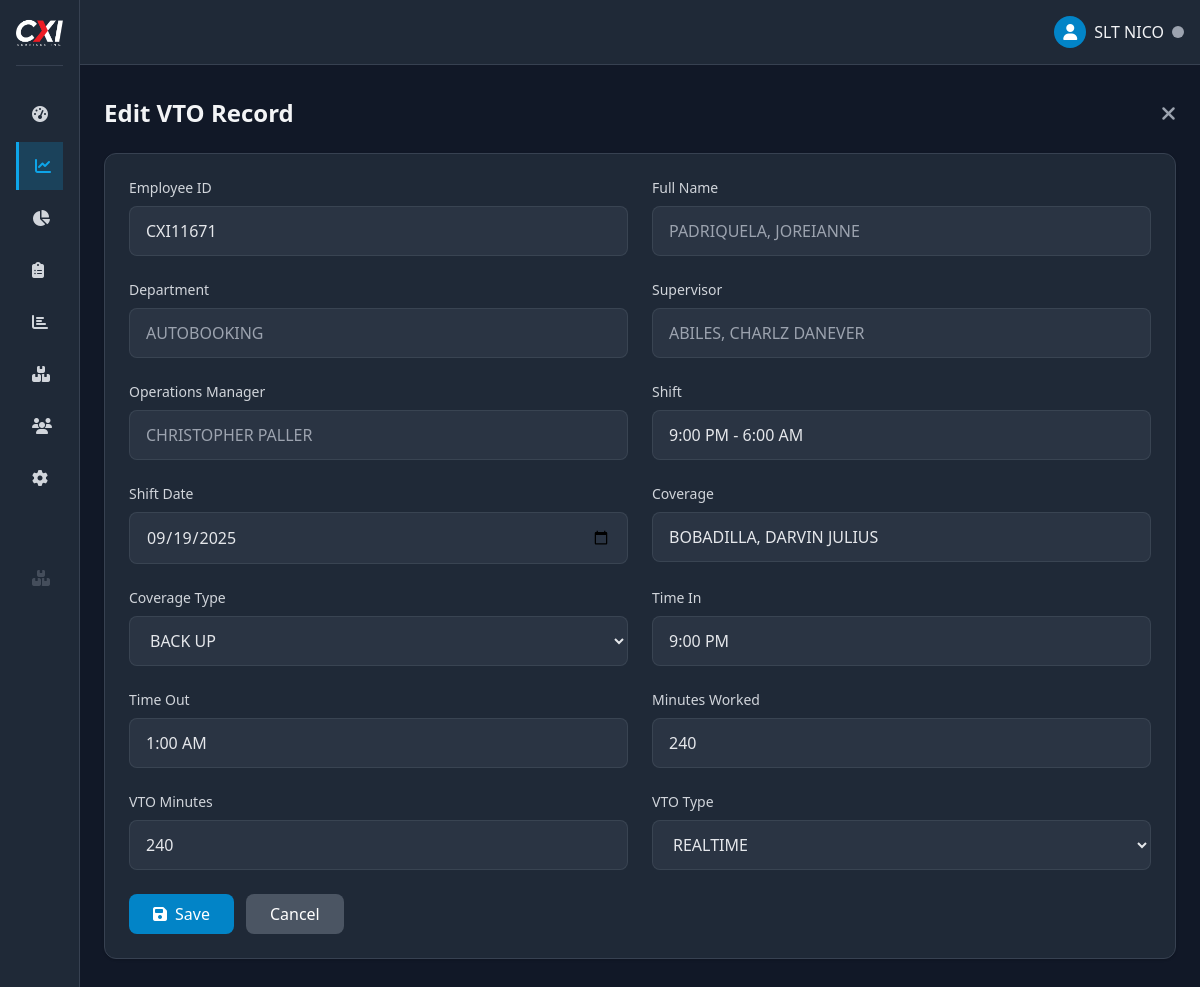
The app's page /admin/vto_form.php?id=463 (signed in) with its own data.
### tables this page shows
CREATE TABLE `vto_tracker` (
  `id` int(11) NOT NULL,
  `shift_date` date NOT NULL,
  `month` varchar(20) DEFAULT NULL,
  `employee_id` varchar(50) DEFAULT NULL,
  `full_name` varchar(100) DEFAULT NULL,
  `department` varchar(100) DEFAULT NULL,
  `supervisor` varchar(100) DEFAULT NULL,
  `operation_manager` varchar(100) DEFAULT NULL,
  `shift` varchar(50) DEFAULT NULL,
  `coverage` varchar(50) DEFAULT NULL,
  `coverage_type` varchar(50) DEFAULT NULL,
  `time_in` text DEFAULT NULL,
  `time_out` text DEFAULT NULL,
  `mins_of_work` int(11) DEFAULT NULL,
  `vto_mins` int(11) DEFAULT NULL,
  `vto_type` varchar(50) DEFAULT NULL,
  `timestamp` varchar(20) DEFAULT NULL,
  `sub_name` varchar(100) DEFAULT NULL,
  `created_at` datetime DEFAULT current_timestamp(),
  `email_sent` tinyint(1) DEFAULT 0,
  `email_sent_at` datetime DEFAULT NULL,
  `ir_form` varchar(20) DEFAULT 'PENDING'
);

### admin/vto_form.php (the view, shortened to what this page needs)
<?php
require_once '../includes/functions.php';
$action = isset($_GET['action']) ? $_GET['action'] : '';
$id = isset($_GET['id']) ? (int)$_GET['id'] : 0;
$record = null;
if ($id > 0) {
    try {
        $stmt = $pdo->prepare("SELECT * FROM vto_tracker WHERE id = ?");
        $stmt->execute([$id]);
        $record = $stmt->fetch();
    } catch (PDOException $e) {
        $_SESSION['error'] = "Error fetching record: " . $e->getMessage();
        redirect('attendance.php?tab=vto');
    }
} elseif ($action !== 'create') {
    redirect('attendance.php?tab=vto');
}
require_once '../components/layout.php';
?>
<div class="pt-2 min-h-screen">
    <main class="p-6">
        <div class="flex justify-between items-center mb-6">
            <h1 class="text-2xl font-bold"><?= $id ? 'Edit VTO Record' : 'Add VTO Record' ?></h1>
            <a href="attendance.php?tab=vto" class="text-gray-400 hover:text-white">
                <i class="fas fa-times fa-lg"></i>
            </a>
        </div>
        <div class="bg-gray-800 rounded-xl border border-gray-700 p-6 shadow">
            <form method="POST">
                <div class="grid grid-cols-1 md:grid-cols-2 gap-6">
                    <div>
                        <label for="employee_id" class="block text-sm font-medium text-gray-300 mb-2">Employee ID</label>
                        <input type="text" id="employee_id" name="employee_id" style="text-transform: uppercase;"
                            class="w-full px-4 py-3 bg-gray-700/50 border border-gray-600/50 rounded-lg text-gray-200"
                            value="<?= $record ? htmlspecialchars($record['employee_id']) : '' ?>" required
                            onchange="fetchEmployeeDetails(this.value)"
                            autocomplete="off">
                    </div>
                    <div>
                        <label for="full_name" class="block text-sm font-medium text-gray-300 mb-2">Full Name</label>
                        <input type="text" id="full_name" name="full_name" style="text-transform: uppercase;" readonly
                               class="w-full px-4 py-3 bg-gray-700/50 border border-gray-600/50 rounded-lg text-gray-400"
                               value="<?= $record ? htmlspecialchars($record['full_name']) : '' ?>">
                    </div>
                    <div>
                        <label for="department" class="block text-sm font-medium text-gray-300 mb-2">Department</label>
                        <input type="text" id="department" name="department" style="text-transform: uppercase;" readonly
                               class="w-full px-4 py-3 bg-gray-700/50 border border-gray-600/50 rounded-lg text-gray-400"
                               value="<?= $record ? htmlspecialchars($record['department']) : '' ?>">
                    </div>
                    <div>
                        <label for="supervisor" class="block text-sm font-medium text-gray-300 mb-2">Supervisor</label>
                        <input type="text" id="supervisor" name="supervisor" style="text-transform: uppercase;" readonly
                               class="w-full px-4 py-3 bg-gray-700/50 border border-gray-600/50 rounded-lg text-gray-400"
                               value="<?= $record ? htmlspecialchars($record['supervisor']) : '' ?>">
                    </div>
                    <div>
                        <label for="operation_manager" class="block text-sm font-medium text-gray-300 mb-2">Operations Manager</label>
                        <input type="text" id="operation_manager" name="operation_manager" style="text-transform: uppercase;" readonly
                               class="w-full px-4 py-3 bg-gray-700/50 border border-gray-600/50 rounded-lg text-gray-400"
                               value="<?= $record ? htmlspecialchars($record['operation_manager']) : '' ?>">
                    </div>
                    <div>
                        <label for="shift" class="block text-sm font-medium text-gray-300 mb-2">Shift</label>
                        <input type="text" id="shift" name="shift" style="text-transform: uppercase;"
                               class="w-full px-4 py-3 bg-gray-700/50 border border-gray-600/50 rounded-lg text-gray-200"
                               value="<?= $record ? htmlspecialchars($record['shift']) : '' ?>" required>
                    </div>
<div>
                            <label for="shift_date" class="block text-sm font-medium text-gray-300 mb-2">Shift Date</label>
                            <input type="date" id="shift_date" name="shift_date" style="text-transform: uppercase;"
                                   class="w-full px-4 py-3 bg-gray-700/50 border border-gray-600/50 rounded-lg text-gray-200"
                                   value="<?= $record ? htmlspecialchars($record['shift_date']) : '' ?>" required>
                        </div>
                    <div>
                        <label for="coverage" class="block text-sm font-medium text-gray-300 mb-2">Coverage</label>
                        <input type="text" id="coverage" name="coverage" style="text-transform: uppercase;"
                               class="w-full px-4 py-3 bg-gray-700/50 border border-gray-600/50 rounded-lg text-gray-200"
                               value="<?= $record ? htmlspecialchars($record['coverage']) : '' ?>" required>
                    </div>
                    <div>
                        <label for="coverage_type" class="block text-sm font-medium text-gray-300 mb-2">Coverage Type</label>
                        <select id="coverage_type" name="coverage_type"
                                class="w-full px-4 py-3 bg-gray-700/50 border border-gray-600/50 rounded-lg text-gray-200" required>
                            <option value="BACK UP" <?= $record && $record['coverage_type'] === 'BACK UP' ? 'selected' : '' ?>>BACK UP</option>
                        </select>
                    </div>
                    <div>
                        <label for="time_in" class="block text-sm font-medium text-gray-300 mb-2">Time In</label>
                        <input type="text" id="time_in" name="time_in" style="text-transform: uppercase;"
                               class="w-full px-4 py-3 bg-gray-700/50 border border-gray-600/50 rounded-lg text-gray-200"
                               value="<?= $record ? htmlspecialchars($record['time_in']) : '' ?>" required>
                    </div>
                    <div>
                        <label for="time_out" class="block text-sm font-medium text-gray-300 mb-2">Time Out</label>
                        <input type="text" id="time_out" name="time_out" style="text-transform: uppercase;"
                               class="w-full px-4 py-3 bg-gray-700/50 border border-gray-600/50 rounded-lg text-gray-200"
                               value="<?= $record ? htmlspecialchars($record['time_out']) : '' ?>" required>
                    </div>
                    <div>
                    <label for="mins_of_work" class="block text-sm font-medium text-gray-300 mb-2">Minutes Worked</label>
                        <input type="number" id="mins_of_work" name="mins_of_work" readonly
                            class="w-full px-4 py-3 bg-gray-700/50 border border-gray-600/50 rounded-lg text-gray-200"
                            value="<?= $record ? htmlspecialchars($record['mins_of_work']) : '' ?>" required>
                    </div>
                    <div>
                        <label for="vto_mins" class="block text-sm font-medium text-gray-300 mb-2">VTO Minutes</label>
                        <input type="number" id="vto_mins" name="vto_mins"
                            class="w-full px-4 py-3 bg-gray-700/50 border border-gray-600/50 rounded-lg text-gray-200"
                            value="<?= $record ? htmlspecialchars($record['vto_mins']) : '' ?>" required>
                    </div>
                    <div>
                        <label for="vto_type" class="block text-sm font-medium text-gray-300 mb-2">VTO Type</label>
                        <select id="vto_type" name="vto_type"
                                class="w-full px-4 py-3 bg-gray-700/50 border border-gray-600/50 rounded-lg text-gray-200" required>
                            <option value="REALTIME" <?= $record && $record['vto_type'] === 'REALTIME' ? 'selected' : '' ?>>REALTIME</option>
                        </select>
                    </div>
                </div>
                <div class="flex space-x-3 pt-6">
                    <button type="submit" class="bg-primary-600 hover:bg-primary-700 text-white px-6 py-2 rounded-lg flex items-center">
                        <i class="fas fa-save mr-2"></i> Save
                    </button>
                    <a href="attendance.php?tab=vto" class="bg-gray-600 hover:bg-gray-700 text-white px-6 py-2 rounded-lg flex items-center">
                        Cancel
                    </a>
                </div>
            </form>
        </div>
    </main>
</div>

### records on screen
vto_tracker: employee_id "CXI11671", full_name "PADRIQUELA, JOREIANNE", department "AUTOBOOKING", supervisor "ABILES, CHARLZ DANEVER", operation_manager "CHRISTOPHER PALLER", shift "9:00 PM - 6:00 AM", shift_date "09/19/2025", coverage "BOBADILLA, DARVIN JULIUS", coverage_type "BACK UP", time_in "9:00 PM", time_out "1:00 AM", mins_of_work "240", vto_mins "240", vto_type "REALTIME"

### other values on screen
$_SESSION['nickname'] "SLT NICO"
